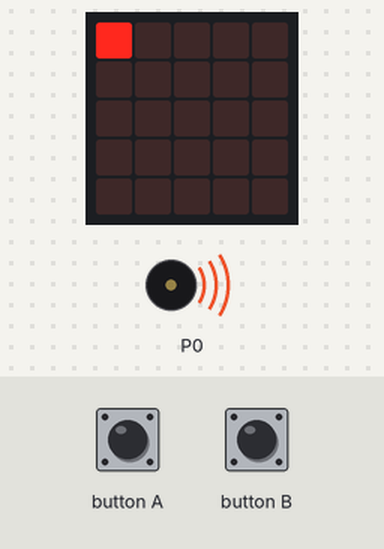
The program below on a simulated BBC micro:bit (MakeCode). On the bench: the board's 5×5 LED display, buzzer (waves = sounding). Inputs (shaded band) come from the test bench. Random numbers come from a fixed seed.

Above: at 3.8 s.
3.9 s: button A pressed for 0.15 s
At 4.5 s:
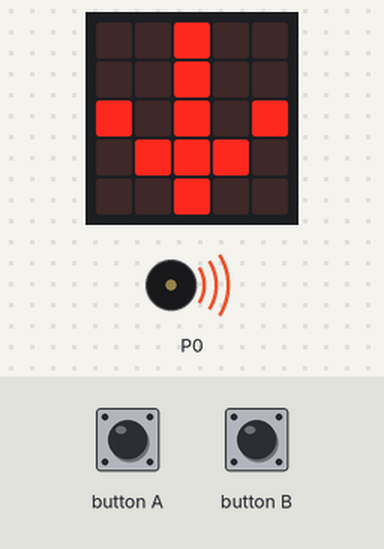
4.6 s: button A pressed for 0.15 s
At 5.1 s:
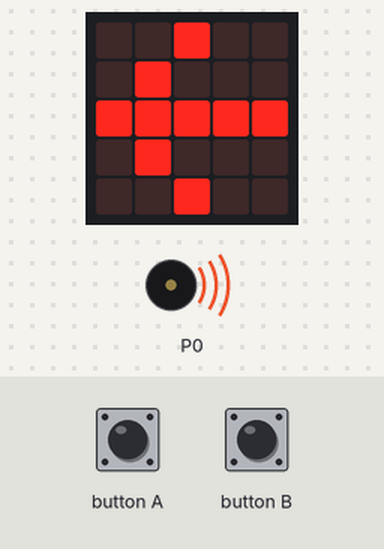
5.3 s: button A pressed for 0.15 s
At 5.88 s:
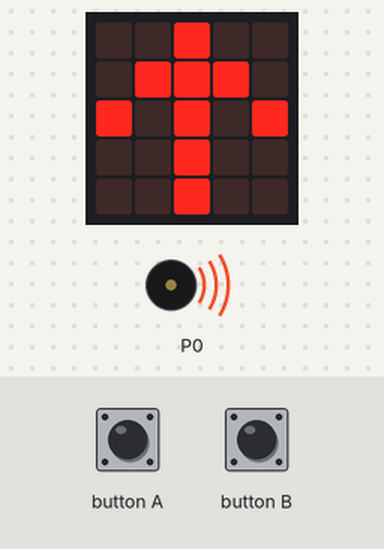
6.0 s: button A pressed for 0.15 s
At 6.6 s:
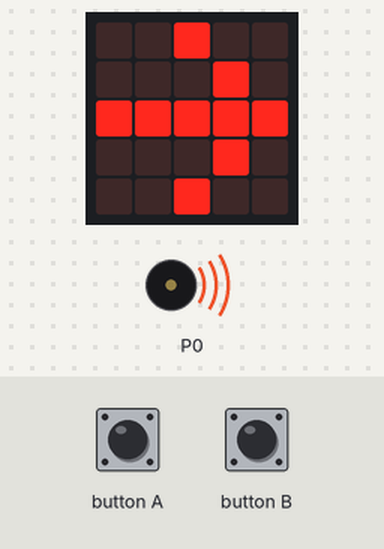
6.7 s: button B pressed 5 times (0.12 s each, 0.3 s apart)
At 8.9 s:
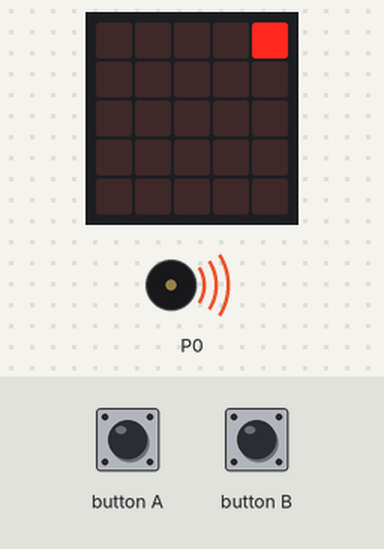
Timing chart, 0 to 10.7 s (numbered marks = the images above; inputs shaded):
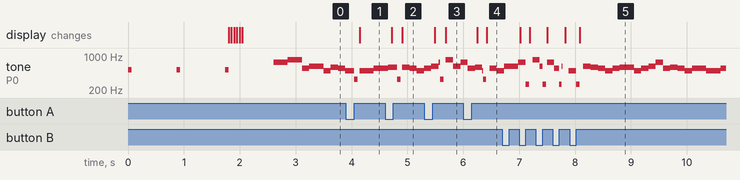

Measured:
- after the input at 3.9 s, the display: changes after 0.24 s (image 1)
- by itself, tone on P0: plays 622 Hz for 0.26 s, 740 Hz for 0.14 s, 262 Hz for 0.06 s, 831 Hz for 0.13 s, 622 Hz for 0.05 s, 262 Hz for 0.06 s … (29 notes in this stretch)

The program:

main.ts
```typescript
function make_mines() {
    let m: number[];

    mines = []
    mine_count = calc_mine_count()
    for (let index = 0; index < mine_count; index++) {
        m = make_random_mine()
        //  avoid duplicate mine
        for (let n of mines) {
            if (n[0] == m[0] && n[1] == m[1]) {
                continue
            }

        }
        flash_mine(m)
        mines.push(m)
    }
}

function make_random_mine(): number[] {

    mine_x = 0
    mine_y = 0
    //  if mine position is right
    while (mine_x == 0 && mine_y == 0 || mine_x == 4 && mine_y == 4) {
        mine_x = randint(0, 4)
        mine_y = randint(0, 4)
    }
    return [mine_x, mine_y]
}

function goal() {

    is_ready = false
    music.startMelody(music.builtInMelody(Melodies.PowerUp), MelodyOptions.Once)
    music.playTone(147, music.beat(BeatFraction.Eighth))
    stage += 1
    basic.pause(2000)
    reset()
}

function judge_mine() {
    for (let mine of mines) {
        if (eddie.get(LedSpriteProperty.X) == mine[0] && eddie.get(LedSpriteProperty.Y) == mine[1]) {
            damage()
        }

    }
}

function initialize_eddie() {
    eddie.setDirection(90)
    eddie.set(LedSpriteProperty.X, 0)
    eddie.set(LedSpriteProperty.Y, 0)
}

input.onButtonPressed(Button.A, function on_button_pressed_a() {

    if (is_ready) {
        is_ready = false
        music.playTone(330, music.beat(BeatFraction.Eighth))
        eddie.turn(Direction.Right, 90)
        show_direction()
        basic.pause(100)
        is_ready = true
    }

})
function show_bomb() {
    basic.showAnimation(`
        . . # # .
        . . # . .
        . # # # .
        # # # # #
        . # # # .
    `)
}

function calc_mine_count(): number {
    if (stage <= 3) {
        return 3
    } else if (stage <= 5) {
        return stage
    }

    return 5
}

function clear_all() {

    mines = []
    stage = 0
    life = 3
    reset()
    eddie.on()
}

function show_direction() {
    let arrow: number;
    let current_direction = eddie.direction()
    if (current_direction == 90) {
        arrow = ArrowNames.East
    } else if (current_direction == 180) {
        arrow = ArrowNames.South
    } else if (current_direction == -90) {
        arrow = ArrowNames.West
    } else if (current_direction == 0) {
        arrow = ArrowNames.North
    }

    basic.showArrow(arrow)
}

input.onButtonPressed(Button.B, function on_button_pressed_b() {

    if (is_ready) {
        is_ready = false
        music.playTone(262, music.beat(BeatFraction.Eighth))
        eddie.move(1)
        judge_mine()
        basic.pause(100)
        is_ready = true
        if (eddie.get(LedSpriteProperty.X) == 4 && eddie.get(LedSpriteProperty.Y) == 4) {
            goal()
        }

    }

})
function show_current_life() {
    basic.showString("" + ("" + life))
}

function reset() {
    initialize_eddie()
    make_mines()
    play_game_music()
}

function damage() {

    if (life > 0) {
        is_ready = false
        music.startMelody(music.builtInMelody(Melodies.PowerDown), MelodyOptions.Once)
        show_bomb()
        life += -1
        show_current_life()
        basic.pause(2000)
        initialize_eddie()
        play_game_music()
    }

}

function play_game_music() {

    if (life > 0) {
        music.startMelody(music.builtInMelody(Melodies.Nyan), MelodyOptions.Once)
        is_ready = true
    }

}

let stage = 0
let is_ready = false
let mine_y = 0
let mine_x = 0
let mine_count = 0
let mines : number[][] = []
let life = 0
let eddie : game.LedSprite = null
function flash_mine(mine: number[]) {
    music.playTone(523, music.beat(BeatFraction.Eighth))
    for (let i = 0; i < 3; i++) {
        led.plot(mine[0], mine[1])
        basic.pause(100)
    }
    basic.pause(500)
}

life = 3
eddie = game.createSprite(0, 0)
clear_all()
basic.forever(function on_forever() {
    if (life == 0) {
        music.startMelody(music.builtInMelody(Melodies.Wawawawaa), MelodyOptions.Once)
        eddie.off()
        game.setScore(stage)
        basic.showString("GAMEOVER")
        game.showScore()
        clear_all()
    }

})
```

test.ts
```typescript
// テストはここに来ます。このパッケージが拡張機能として使用されるときにはコンパイルされません。
```
